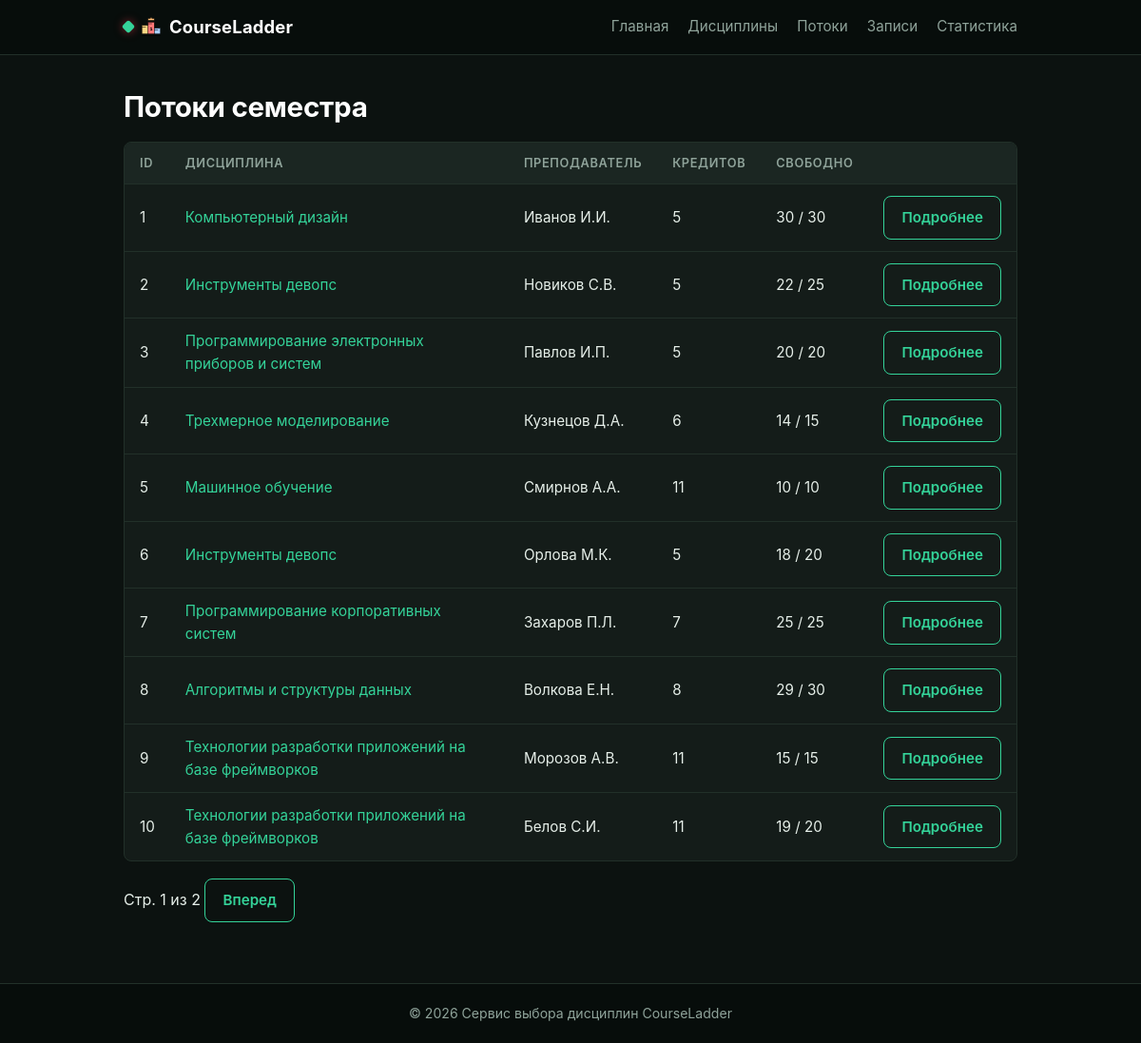
Before: /offerings/ with the older database file.
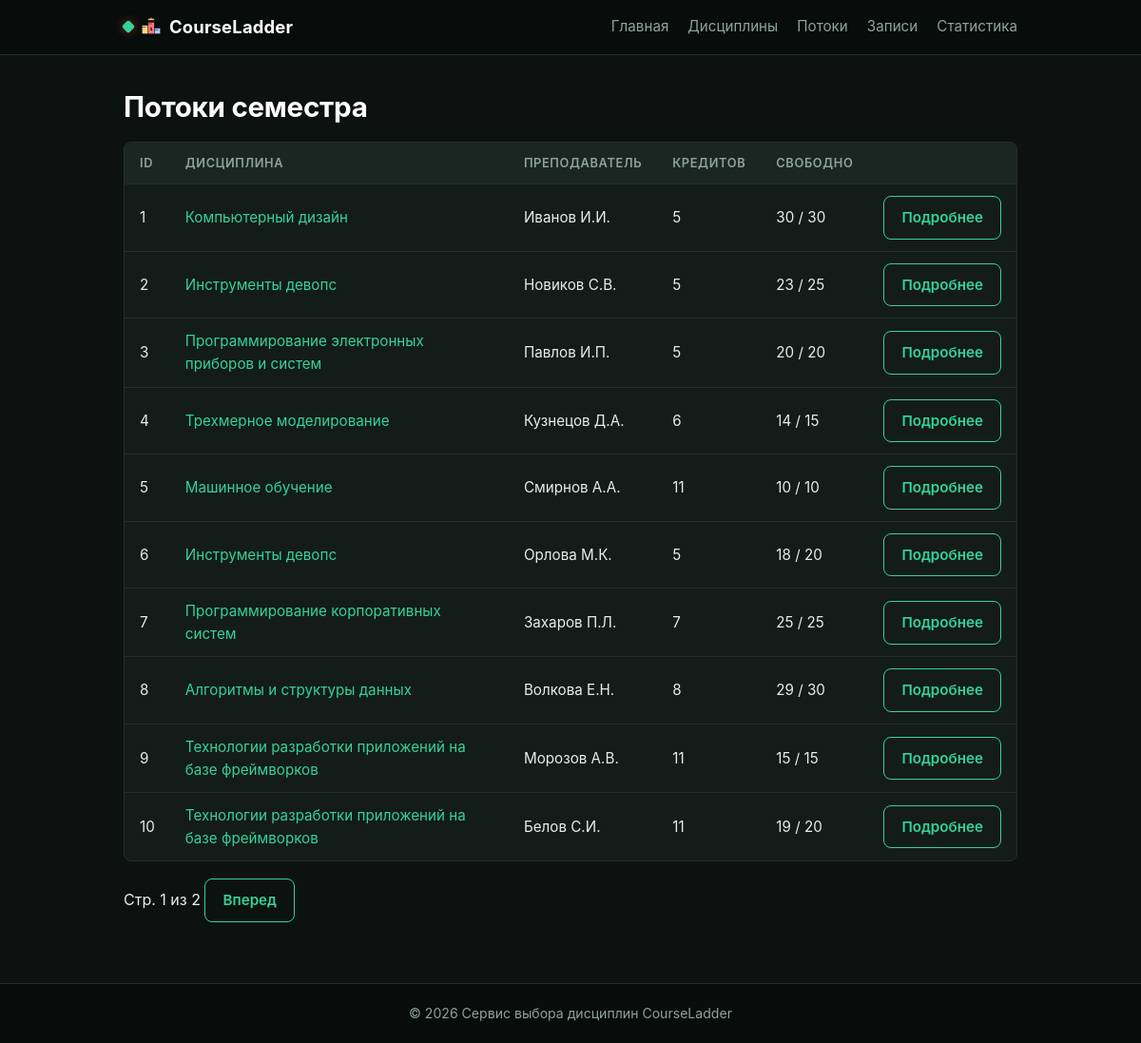
After: the same page with the newer database file.
### offerings/models.py (models this page shows, shortened)
class Offering(models.Model):
    discipline = models.ForeignKey(
        Discipline, on_delete=models.CASCADE, related_name="offerings"
    )
    teacher = models.CharField(max_length=150, verbose_name="Преподаватель")
    total_seats = models.PositiveIntegerField(default=30, verbose_name="Всего мест")
    taken_seats = models.PositiveIntegerField(default=0, verbose_name="Занято мест")
    @property
    def free_seats(self):
        active_taken = self.enrollments.filter(status='ACTIVE').count()
        return self.total_seats - active_taken

### catalog/models.py (models this page shows, shortened)
class Discipline(models.Model):
    name = models.CharField(max_length=200, verbose_name="Название")
    slug = models.SlugField(unique=True, blank=True)
    credits = models.PositiveIntegerField(verbose_name="Кредиты")

### offerings/views.py (the view)
# urls.py: path("", views.offering_list, name="offering_list"),
def offering_list(request):
    offerings = Offering.objects.select_related("discipline").annotate(
        calculated_seats=F("total_seats") - F("taken_seats")
    )
    query = request.GET.get("q", "").strip()
    if query:
        offerings = offerings.filter(
            Q(discipline__name__icontains=query) |
            Q(teacher__icontains=query)
        )
    offerings = offerings.order_by("id")
    paginator = Paginator(offerings, 10)
    page_obj = paginator.get_page(request.GET.get("page"))
    context = {
        "page_obj": page_obj,
        "query": query
    }
    return render(request, "offerings/offering_list.html", context)

### enrollments/models.py (called while the page is built)
    def active(self):
        return self.filter(status=Enrollment.Status.ACTIVE)

    def get_queryset(self):
        return EnrollmentQuerySet(self.model, using=self._db)

    def active(self):
        return self.get_queryset().active()

### homepage/context_processors.py (called while the page is built)
def global_stats(request):
    return {
        'total_active_enrollments': Enrollment.objects.active().count()
    }

### templates/offerings/offering_list.html (shortened to what this page needs)
{% extends "base.html" %}
{% block content %}
<h1>Потоки семестра</h1>
{% if page_obj %}
    <table class="table">
        <thead>
            <tr>
                <th>ID</th>
                <th>Дисциплина</th>
                <th>Преподаватель</th>
                <th>Кредитов</th>
                <th>Свободно</th>
                <th></th>
            </tr>
        </thead>
        <tbody>
            {% for o in page_obj %}
                <tr>
                    <td>{{ o.id }}</td>
                    <td>
                        <a href="{% url 'catalog:discipline_detail' o.discipline.slug %}">
                            {{ o.discipline.name }}
                        </a>
                    </td>
                    <td>{{ o.teacher }}</td>
                    <td>{{ o.discipline.credits }}</td>
                    <td>{{ o.free_seats }} / {{ o.total_seats }}</td>
                    <td>
                        <a class="btn btn-sm btn-outline" href="{% url 'offerings:offering_detail' o.id %}">
                            Подробнее
                        </a>
                    </td>
                </tr>
            {% endfor %}
        </tbody>
    </table>
    <div class="pagination">
        <span>Стр. {{ page_obj.number }} из {{ page_obj.paginator.num_pages }}</span>
        {% if page_obj.has_next %}
            <a class="btn btn-outline" href="?page={{ page_obj.next_page_number }}{% if query %}&q={{ query }}{% endif %}">Вперед</a>
        {% endif %}
    </div>
{% else %}
    <p class="empty">Потоков пока нет.</p>
{% endif %}
{% endblock %}

Changed rows visible on the page:
changed Offering "Новиков С.В.": free_seats "22" → "23"
